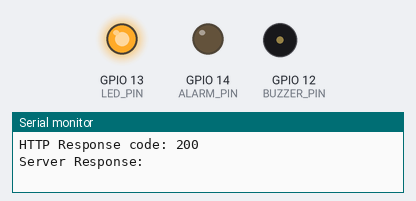
The sketch below on a simulated ESP32. On the bench: output pins drawn as LEDs (lit = HIGH), buzzer (waves = sounding, pin HIGH), the last lines printed to the serial monitor. WiFi joins after 1.5 s; servers stay silent unless stated; uploads are accepted with an empty reply; random numbers use the default seed unless the sketch sets one.

Above: at 5.3 s.
At 26.1 s:
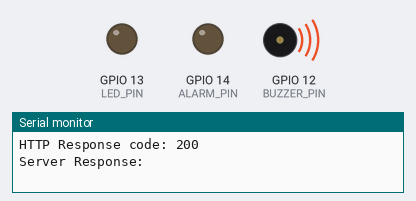
At 36.5 s:
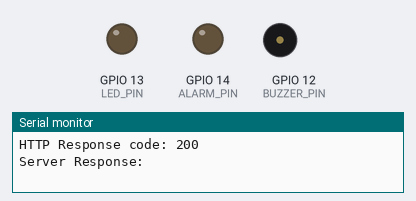
Timing chart, 0 to 38.0 s (numbered marks = the images above):
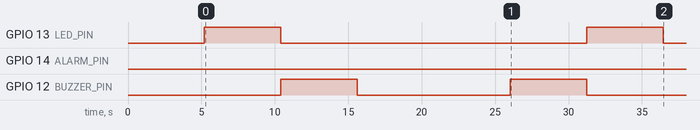

Measured:
- by itself, GPIO 13 (LED_PIN): alternates HIGH for 5.2 s and LOW for 20.8 s
- by itself, GPIO 12 (BUZZER_PIN): alternates HIGH for 5.2 s and LOW for 10.4 s

The sketch:

esp32_receiver.ino
```cpp
#include <WiFi.h>
#include <HTTPClient.h>
#include <ArduinoJson.h>

// WiFi Credentials
const char* ssid = "YOUR_WIFI_SSID";
const char* password = "YOUR_WIFI_PASSWORD";

// Backend Settings
const char* serverName = "http://192.168.1.100:8000/data"; // REPLACE WITH YOUR LAPTOP IP

// Hardware Pins (Optional indicators)
const int BUZZER_PIN = 12; // High crowd / Overcrowding
const int LED_PIN = 13;    // Zone breach
const int ALARM_PIN = 14;  // Suspicious activity

unsigned long lastTime = 0;
unsigned long timerDelay = 5000; // Send interval (5 seconds)

void setup() {
  Serial.begin(115200);

  // Initialize output pins
  pinMode(BUZZER_PIN, OUTPUT);
  pinMode(LED_PIN, OUTPUT);
  pinMode(ALARM_PIN, OUTPUT);

  // Ensure they start off
  digitalWrite(BUZZER_PIN, LOW);
  digitalWrite(LED_PIN, LOW);
  digitalWrite(ALARM_PIN, LOW);

  // Connect to WiFi
  WiFi.begin(ssid, password);
  Serial.println("Connecting to WiFi...");
  while(WiFi.status() != WL_CONNECTED) {
    delay(500);
    Serial.print(".");
  }
  Serial.println("\nConnected to WiFi network with IP Address: ");
  Serial.println(WiFi.localIP());
}

void loop() {
  if ((millis() - lastTime) > timerDelay) {
    if(WiFi.status() == WL_CONNECTED){
      HTTPClient http;

      http.begin(serverName);
      http.addHeader("Content-Type", "application/json");

      // Generate dummy data (you can replace this with real sensor readings)
      int dummy_people = random(0, 20);
      int dummy_zone = random(0, 2);
      int dummy_crowd = (dummy_people > 10) ? 1 : 0;
      int dummy_suspicious = random(0, 100) > 90 ? 1 : 0; // 10% chance of suspicious activity

      // Construct JSON Payload
      StaticJsonDocument<200> doc;
      doc["people_count"] = dummy_people;
      doc["zone_alert"] = dummy_zone;
      doc["crowd_alert"] = dummy_crowd;
      doc["suspicious"] = dummy_suspicious;

      String requestBody;
      serializeJson(doc, requestBody);

      Serial.print("Sending POST request to backend... Payload: ");
      Serial.println(requestBody);

      // Perform POST Request
      int httpResponseCode = http.POST(requestBody);

      if (httpResponseCode > 0) {
        Serial.printf("HTTP Response code: %d\n", httpResponseCode);
        String response = http.getString();
        Serial.println("Server Response: " + response);

        // Hardware Feedback
        digitalWrite(BUZZER_PIN, dummy_crowd == 1 ? HIGH : LOW);
        digitalWrite(LED_PIN, dummy_zone == 1 ? HIGH : LOW);
        digitalWrite(ALARM_PIN, dummy_suspicious == 1 ? HIGH : LOW);

      }
      else {
        Serial.printf("Error code: %d\n", httpResponseCode);
      }
      http.end(); // Free resources
    }
    else {
      Serial.println("WiFi Disconnected");
    }
    lastTime = millis();
  }
}
```
